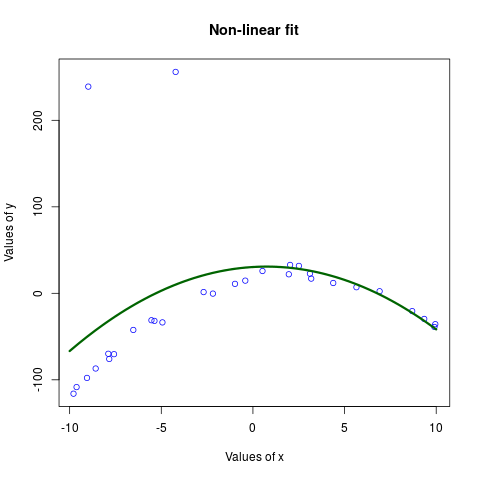

R code for this plot:
mydata = read.csv('data_non_lin.csv')
x1 = mydata$x
x2 = x1^2
y = mydata$y
formula = y ~ x1 + x2
lmout = lm(formula=formula)
xrange = seq(-10,10,0.1)
predictor = predict(lmout,list(x1=xrange,x2=xrange^2))
const = lmout$coefficients[1]
coeffx = lmout$coefficients[2]
coeffx2 = lmout$coefficients[3]
cat ('error lm =',sum(lmout$residuals^2),"\n")
cat ('const =',const,"\n")
cat ('coeffx =',coeffx,"\n")
cat ('coeffx2 =',coeffx2,"\n")

png('taskC.png')
plot(x1,y,col="blue",xlab="Values of x",main = "Non-linear fit", ylab = "Values of y")
lines(xrange, predictor, col = "darkgreen", lwd = 3)
